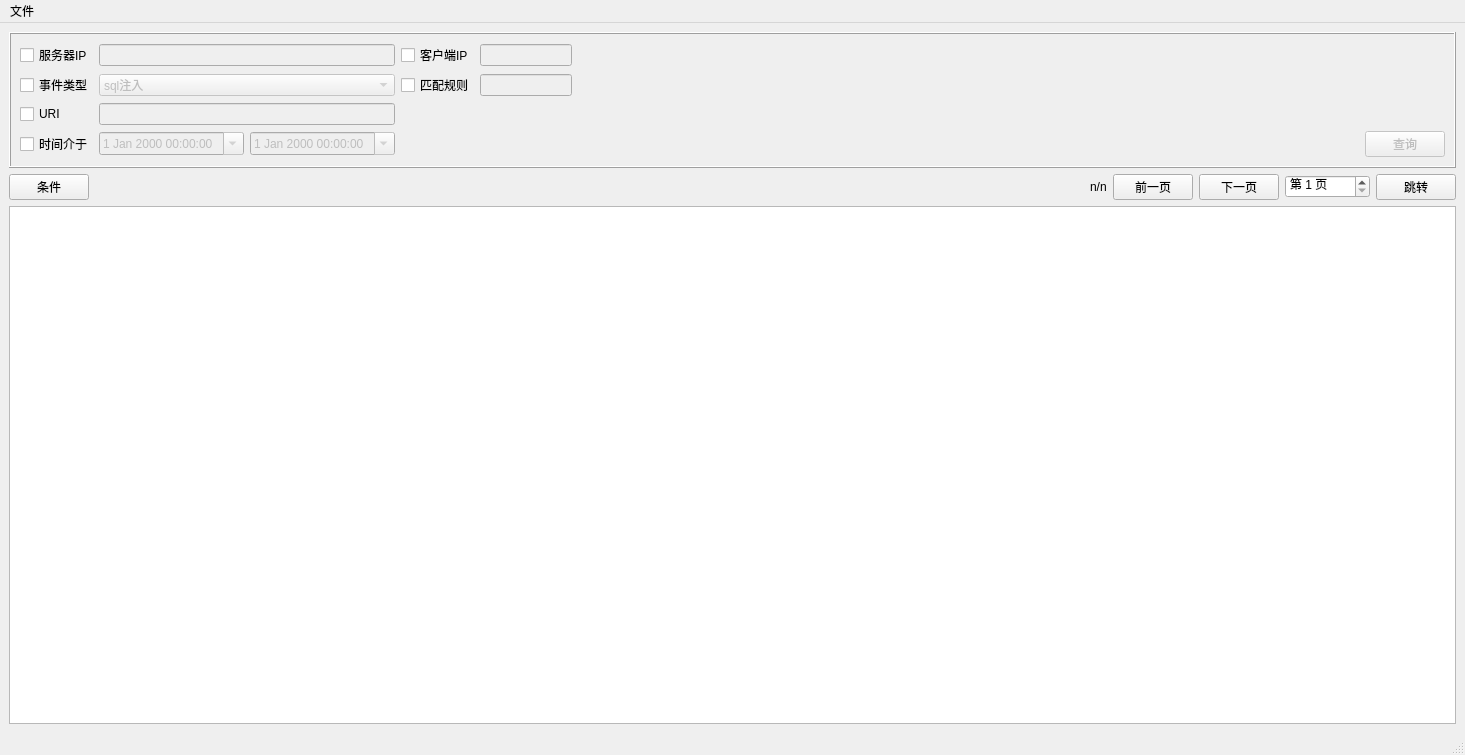
<?xml version="1.0" encoding="UTF-8"?>
<ui version="4.0">
 <class>MainWindow</class>
 <widget class="QMainWindow" name="MainWindow">
  <property name="geometry">
   <rect>
    <x>0</x>
    <y>0</y>
    <width>1465</width>
    <height>755</height>
   </rect>
  </property>
  <property name="windowTitle">
   <string>MainWindow</string>
  </property>
  <widget class="QWidget" name="centralwidget">
   <layout class="QVBoxLayout" name="verticalLayout_2">
    <item>
     <widget class="QFrame" name="frame_condition">
      <property name="frameShape">
       <enum>QFrame::Box</enum>
      </property>
      <property name="frameShadow">
       <enum>QFrame::Raised</enum>
      </property>
      <layout class="QGridLayout" name="gridLayout">
       <item row="0" column="0">
        <widget class="QCheckBox" name="cb_server_ip">
         <property name="text">
          <string>服务器IP</string>
         </property>
        </widget>
       </item>
       <item row="0" column="1" colspan="2">
        <widget class="QLineEdit" name="le_server_ip">
         <property name="enabled">
          <bool>false</bool>
         </property>
        </widget>
       </item>
       <item row="0" column="3">
        <widget class="QCheckBox" name="cb_client_ip">
         <property name="text">
          <string>客户端IP</string>
         </property>
        </widget>
       </item>
       <item row="0" column="4">
        <widget class="QLineEdit" name="le_clien_ip">
         <property name="enabled">
          <bool>false</bool>
         </property>
        </widget>
       </item>
       <item row="1" column="0">
        <widget class="QCheckBox" name="cb_event">
         <property name="text">
          <string>事件类型</string>
         </property>
        </widget>
       </item>
       <item row="1" column="1" colspan="2">
        <widget class="QComboBox" name="cbb_event">
         <property name="enabled">
          <bool>false</bool>
         </property>
         <property name="toolTip">
          <string>&lt;html&gt;&lt;head/&gt;&lt;body&gt;&lt;p&gt;用到再整&lt;/p&gt;&lt;/body&gt;&lt;/html&gt;</string>
         </property>
         <item>
          <property name="text">
           <string>sql注入</string>
          </property>
         </item>
         <item>
          <property name="text">
           <string>xss</string>
          </property>
         </item>
        </widget>
       </item>
       <item row="1" column="3">
        <widget class="QCheckBox" name="cb_rule">
         <property name="text">
          <string>匹配规则</string>
         </property>
        </widget>
       </item>
       <item row="1" column="4">
        <widget class="QLineEdit" name="le_rule">
         <property name="enabled">
          <bool>false</bool>
         </property>
         <property name="toolTip">
          <string>&lt;html&gt;&lt;head/&gt;&lt;body&gt;&lt;p&gt;&lt;span style=&quot; font-weight:600;&quot;&gt;!&lt;/span&gt;表示排除，&lt;/p&gt;&lt;p&gt;&lt;span style=&quot; font-weight:600;&quot;&gt;;&lt;/span&gt;分割语句&lt;/p&gt;&lt;p&gt;举例：&lt;span style=&quot; font-weight:600;&quot;&gt;!xss_script_tag;!sql&lt;/span&gt;&lt;/p&gt;&lt;/body&gt;&lt;/html&gt;</string>
         </property>
        </widget>
       </item>
       <item row="2" column="0">
        <widget class="QCheckBox" name="cb_uri">
         <property name="text">
          <string>URI</string>
         </property>
        </widget>
       </item>
       <item row="2" column="1" colspan="2">
        <widget class="QLineEdit" name="le_uri">
         <property name="enabled">
          <bool>false</bool>
         </property>
         <property name="toolTip">
          <string>&lt;html&gt;&lt;head/&gt;&lt;body&gt;&lt;p&gt;现在只能完全匹配，后续再说&lt;/p&gt;&lt;/body&gt;&lt;/html&gt;</string>
         </property>
        </widget>
       </item>
       <item row="3" column="0">
        <widget class="QCheckBox" name="cb_datetime">
         <property name="text">
          <string>时间介于</string>
         </property>
        </widget>
       </item>
       <item row="3" column="1">
        <widget class="QDateTimeEdit" name="dte_start">
         <property name="enabled">
          <bool>false</bool>
         </property>
         <property name="currentSection">
          <enum>QDateTimeEdit::MinuteSection</enum>
         </property>
         <property name="calendarPopup">
          <bool>true</bool>
         </property>
        </widget>
       </item>
       <item row="3" column="2">
        <widget class="QDateTimeEdit" name="dte_end">
         <property name="enabled">
          <bool>false</bool>
         </property>
         <property name="currentSection">
          <enum>QDateTimeEdit::MinuteSection</enum>
         </property>
         <property name="calendarPopup">
          <bool>true</bool>
         </property>
        </widget>
       </item>
       <item row="3" column="5">
        <spacer name="horizontalSpacer">
         <property name="orientation">
          <enum>Qt::Horizontal</enum>
         </property>
         <property name="sizeHint" stdset="0">
          <size>
           <width>803</width>
           <height>20</height>
          </size>
         </property>
        </spacer>
       </item>
       <item row="3" column="6">
        <widget class="QPushButton" name="btn_find">
         <property name="enabled">
          <bool>false</bool>
         </property>
         <property name="text">
          <string>查询</string>
         </property>
        </widget>
       </item>
      </layout>
     </widget>
    </item>
    <item>
     <widget class="QWidget" name="widget_tableview" native="true">
      <layout class="QVBoxLayout" name="verticalLayout">
       <property name="leftMargin">
        <number>0</number>
       </property>
       <property name="topMargin">
        <number>0</number>
       </property>
       <property name="rightMargin">
        <number>0</number>
       </property>
       <property name="bottomMargin">
        <number>0</number>
       </property>
       <item>
        <layout class="QHBoxLayout" name="horizontalLayout_2">
         <item>
          <widget class="QPushButton" name="btn_condition">
           <property name="text">
            <string>条件</string>
           </property>
          </widget>
         </item>
         <item>
          <spacer name="horizontalSpacer_3">
           <property name="orientation">
            <enum>Qt::Horizontal</enum>
           </property>
           <property name="sizeHint" stdset="0">
            <size>
             <width>40</width>
             <height>20</height>
            </size>
           </property>
          </spacer>
         </item>
         <item>
          <widget class="QLabel" name="label_page">
           <property name="text">
            <string>n/n</string>
           </property>
          </widget>
         </item>
         <item>
          <widget class="QPushButton" name="btn_pre">
           <property name="text">
            <string>前一页</string>
           </property>
          </widget>
         </item>
         <item>
          <widget class="QPushButton" name="btn_next">
           <property name="text">
            <string>下一页</string>
           </property>
          </widget>
         </item>
         <item>
          <widget class="QSpinBox" name="spinbox_page">
           <property name="suffix">
            <string> 页</string>
           </property>
           <property name="prefix">
            <string>第 </string>
           </property>
           <property name="minimum">
            <number>1</number>
           </property>
           <property name="maximum">
            <number>9999</number>
           </property>
          </widget>
         </item>
         <item>
          <widget class="QPushButton" name="btn_go">
           <property name="text">
            <string>跳转</string>
           </property>
          </widget>
         </item>
        </layout>
       </item>
       <item>
        <widget class="QTableView" name="tableView"/>
       </item>
      </layout>
     </widget>
    </item>
   </layout>
  </widget>
  <widget class="QMenuBar" name="menubar">
   <property name="geometry">
    <rect>
     <x>0</x>
     <y>0</y>
     <width>1465</width>
     <height>23</height>
    </rect>
   </property>
   <widget class="QMenu" name="menu">
    <property name="title">
     <string>文件</string>
    </property>
    <addaction name="action_open"/>
   </widget>
   <addaction name="menu"/>
  </widget>
  <widget class="QStatusBar" name="statusbar"/>
  <action name="action_open">
   <property name="text">
    <string>打开</string>
   </property>
   <property name="toolTip">
    <string>打开日志文件</string>
   </property>
  </action>
 </widget>
 <resources/>
 <connections/>
</ui>
